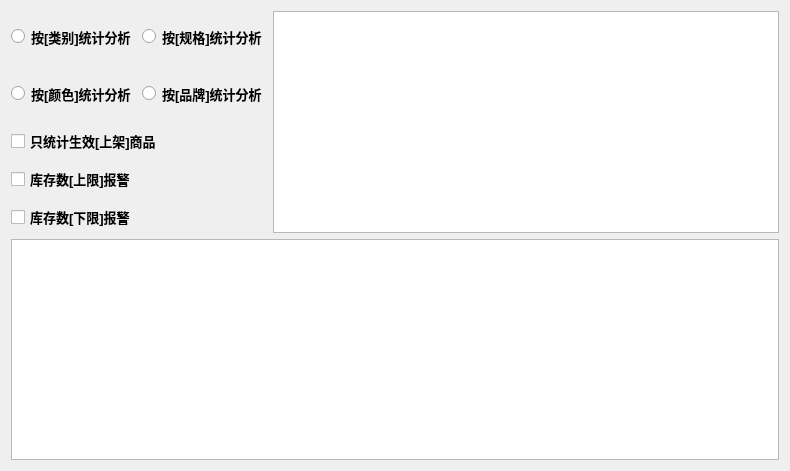
<?xml version="1.0" encoding="UTF-8"?>
<ui version="4.0">
 <class>Inventory_Statistics_Dialog</class>
 <widget class="QWidget" name="Inventory_Statistics_Dialog">
  <property name="geometry">
   <rect>
    <x>0</x>
    <y>0</y>
    <width>790</width>
    <height>471</height>
   </rect>
  </property>
  <property name="windowTitle">
   <string>Form</string>
  </property>
  <layout class="QGridLayout" name="gridLayout_3">
   <item row="0" column="0">
    <layout class="QGridLayout" name="gridLayout_2">
     <item row="0" column="0" colspan="2">
      <layout class="QGridLayout" name="gridLayout">
       <item row="0" column="0">
        <widget class="QRadioButton" name="radioButton">
         <property name="sizePolicy">
          <sizepolicy hsizetype="Maximum" vsizetype="Expanding">
           <horstretch>0</horstretch>
           <verstretch>0</verstretch>
          </sizepolicy>
         </property>
         <property name="font">
          <font>
           <pointsize>10</pointsize>
           <weight>75</weight>
           <bold>true</bold>
          </font>
         </property>
         <property name="text">
          <string>按[类别]统计分析</string>
         </property>
        </widget>
       </item>
       <item row="0" column="1">
        <widget class="QRadioButton" name="radioButton_2">
         <property name="sizePolicy">
          <sizepolicy hsizetype="Maximum" vsizetype="Expanding">
           <horstretch>0</horstretch>
           <verstretch>0</verstretch>
          </sizepolicy>
         </property>
         <property name="font">
          <font>
           <pointsize>10</pointsize>
           <weight>75</weight>
           <bold>true</bold>
          </font>
         </property>
         <property name="text">
          <string>按[规格]统计分析</string>
         </property>
        </widget>
       </item>
       <item row="1" column="0">
        <widget class="QRadioButton" name="radioButton_3">
         <property name="sizePolicy">
          <sizepolicy hsizetype="Maximum" vsizetype="Expanding">
           <horstretch>0</horstretch>
           <verstretch>0</verstretch>
          </sizepolicy>
         </property>
         <property name="font">
          <font>
           <pointsize>10</pointsize>
           <weight>75</weight>
           <bold>true</bold>
          </font>
         </property>
         <property name="text">
          <string>按[颜色]统计分析</string>
         </property>
        </widget>
       </item>
       <item row="1" column="1">
        <widget class="QRadioButton" name="radioButton_4">
         <property name="sizePolicy">
          <sizepolicy hsizetype="Maximum" vsizetype="Expanding">
           <horstretch>0</horstretch>
           <verstretch>0</verstretch>
          </sizepolicy>
         </property>
         <property name="font">
          <font>
           <pointsize>10</pointsize>
           <weight>75</weight>
           <bold>true</bold>
          </font>
         </property>
         <property name="text">
          <string>按[品牌]统计分析</string>
         </property>
        </widget>
       </item>
      </layout>
     </item>
     <item row="1" column="0">
      <layout class="QVBoxLayout" name="verticalLayout">
       <item>
        <widget class="QCheckBox" name="checkBox">
         <property name="sizePolicy">
          <sizepolicy hsizetype="Maximum" vsizetype="Expanding">
           <horstretch>0</horstretch>
           <verstretch>0</verstretch>
          </sizepolicy>
         </property>
         <property name="font">
          <font>
           <pointsize>10</pointsize>
           <weight>75</weight>
           <bold>true</bold>
          </font>
         </property>
         <property name="styleSheet">
          <string notr="true"/>
         </property>
         <property name="text">
          <string>只统计生效[上架]商品</string>
         </property>
        </widget>
       </item>
       <item>
        <widget class="QCheckBox" name="checkBox_2">
         <property name="sizePolicy">
          <sizepolicy hsizetype="Maximum" vsizetype="Expanding">
           <horstretch>0</horstretch>
           <verstretch>0</verstretch>
          </sizepolicy>
         </property>
         <property name="font">
          <font>
           <pointsize>10</pointsize>
           <weight>75</weight>
           <bold>true</bold>
          </font>
         </property>
         <property name="text">
          <string>库存数[上限]报警</string>
         </property>
        </widget>
       </item>
       <item>
        <widget class="QCheckBox" name="checkBox_3">
         <property name="sizePolicy">
          <sizepolicy hsizetype="Maximum" vsizetype="Expanding">
           <horstretch>0</horstretch>
           <verstretch>0</verstretch>
          </sizepolicy>
         </property>
         <property name="font">
          <font>
           <pointsize>10</pointsize>
           <weight>75</weight>
           <bold>true</bold>
          </font>
         </property>
         <property name="text">
          <string>库存数[下限]报警</string>
         </property>
        </widget>
       </item>
      </layout>
     </item>
     <item row="1" column="1">
      <spacer name="verticalSpacer">
       <property name="orientation">
        <enum>Qt::Vertical</enum>
       </property>
       <property name="sizeHint" stdset="0">
        <size>
         <width>20</width>
         <height>40</height>
        </size>
       </property>
      </spacer>
     </item>
    </layout>
   </item>
   <item row="0" column="1">
    <widget class="QTableView" name="Up_tableView"/>
   </item>
   <item row="1" column="0" colspan="2">
    <widget class="QTableView" name="Down_tableView"/>
   </item>
  </layout>
 </widget>
 <resources/>
 <connections/>
</ui>
